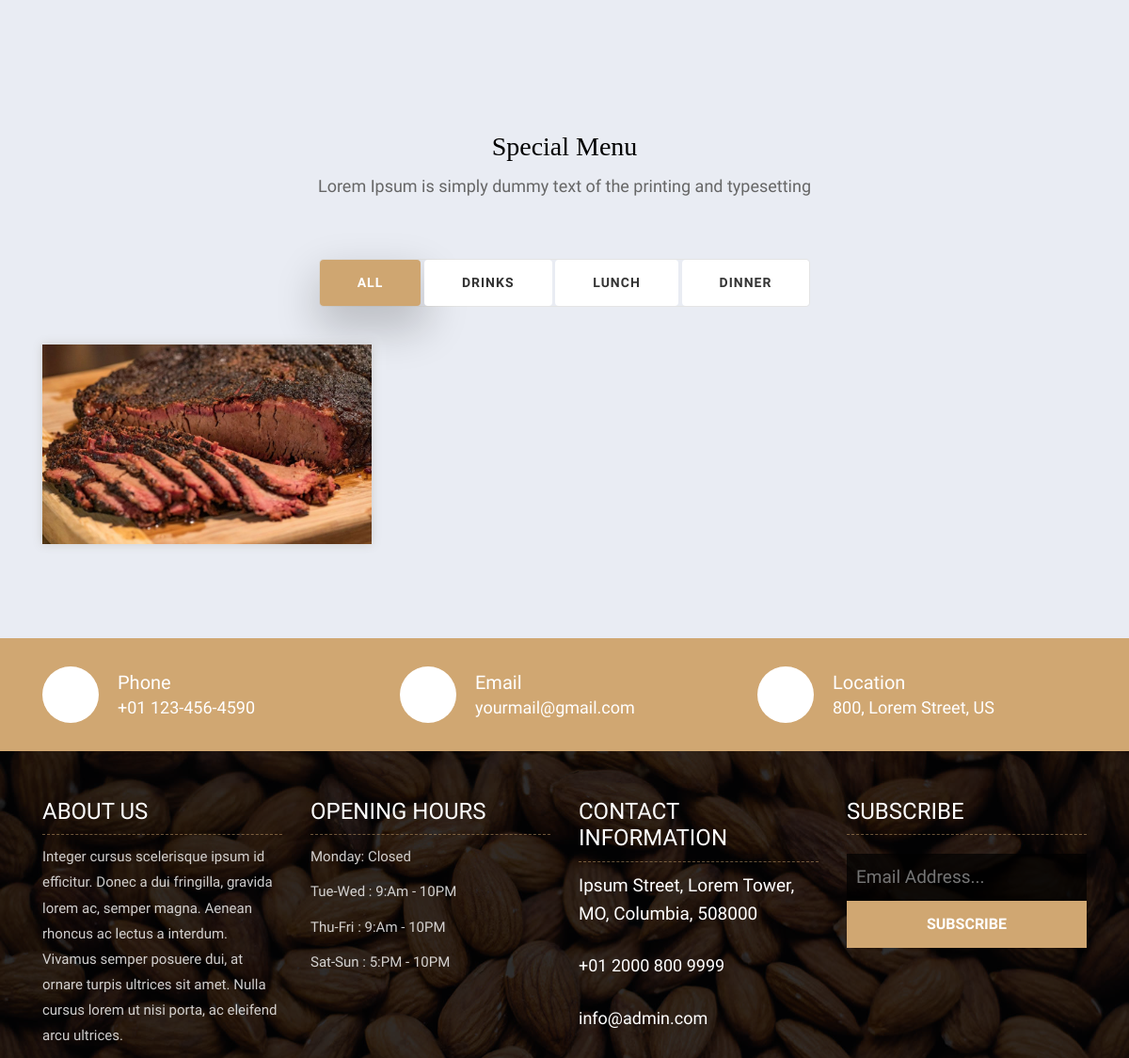
Before: /about (lower part) with the older database file.
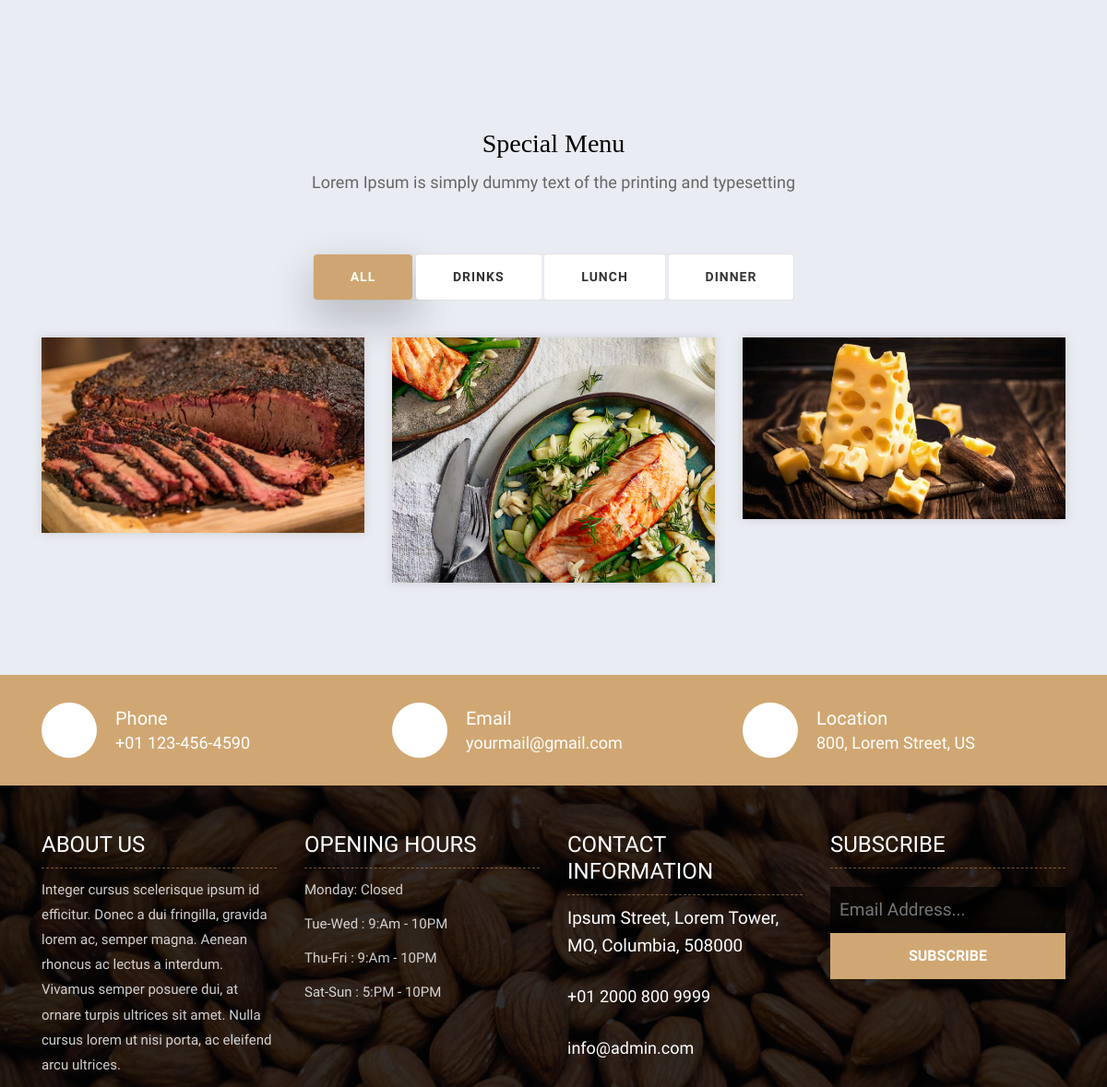
After: the same page with the newer database file.
### Res/models.py (models this page shows, shortened)
class Items(models.Model):
    FOOD_CHOICES = (
    ("denner", "denner"),
    ("lunch", "lunch"),
    ("drinks", "drinks"),
)
    name = models.CharField(max_length=200)
    image = models.ImageField(default = 'post-img-03.jpg')
    quantity = models.IntegerField(default= 1)
    description = models.TextField(default='Great test food')
    price = models.FloatField(default=1.99)
    type = models.CharField(max_length=10,choices= FOOD_CHOICES, default= "lunch")

### Res/views.py (the view)
# urls.py: path('about', views.about , name ='about'),
def about(request):
    items = Items.objects.all()
    context = {'items':items}
    return render(request, 'Res/about.html' ,context)

### Res/Templates/Res/about.html (shortened to what this page needs)
{%extends 'main.html'%}
{%block content%}
{%load static%}
	<div class="about-section-box">
	</div>
	<div class="menu-box">
		<div class="container">
			<div class="row">
				<div class="col-lg-12">
					<div class="heading-title text-center">
						<h2>Special Menu</h2>
						<p>Lorem Ipsum is simply dummy text of the printing and typesetting</p>
					</div>
				</div>
			</div>
			<div class="row">
				<div class="col-lg-12">
					<div class="special-menu text-center">
						<div class="button-group filter-button-group">
							<button class="active" data-filter="*">All</button>
							<button data-filter=".drinks">Drinks</button>
							<button data-filter=".lunch">Lunch</button>
							<button data-filter=".dinner">Dinner</button>
						</div>
					</div>
				</div>
			</div>
			<div class="row special-list">
				{%for item in items%}
				<a href="#">
				<div class="col-lg-4 col-md-6 special-grid {{item.type}}">
					<div class="gallery-single fix">
						<img src="{{item.image.url}}" class="img-fluid" alt="Image">
					</div>
				</div>
			</a>
				{%endfor%}
			</div>
		</div>
	</div>
{%endblock%}

Changed rows visible on the page:
added Items: image (picture)
added Items: image (picture)
